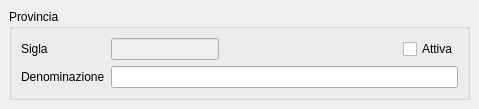
<?xml version="1.0" encoding="UTF-8"?>
<ui version="4.0">
 <class>MainWindow</class>
 <widget class="QMainWindow" name="MainWindow">
  <property name="geometry">
   <rect>
    <x>0</x>
    <y>0</y>
    <width>479</width>
    <height>103</height>
   </rect>
  </property>
  <property name="windowTitle">
   <string>Provincia</string>
  </property>
  <property name="searchcolumns" stdset="0">
   <string>&lt;codice&gt;,&lt;descrizione&gt;</string>
  </property>
  <property name="sortcolumn" stdset="0">
   <number>0</number>
  </property>
  <property name="sortorder" stdset="0">
   <string>&lt;</string>
  </property>
  <widget class="QWidget" name="centralwidget">
   <layout class="QGridLayout" name="gridLayout_2">
    <item row="0" column="0">
     <widget class="QGroupBox" name="groupBox">
      <property name="title">
       <string>Provincia</string>
      </property>
      <layout class="QGridLayout" name="gridLayout">
       <item row="0" column="0">
        <widget class="QLabel" name="label">
         <property name="text">
          <string>Sigla</string>
         </property>
        </widget>
       </item>
       <item row="0" column="1">
        <widget class="QLineEdit" name="lineEdit">
         <property name="enabled">
          <bool>false</bool>
         </property>
         <property name="sizePolicy">
          <sizepolicy hsizetype="Fixed" vsizetype="Fixed">
           <horstretch>0</horstretch>
           <verstretch>0</verstretch>
          </sizepolicy>
         </property>
         <property name="column" stdset="0">
          <string>codice</string>
         </property>
        </widget>
       </item>
       <item row="0" column="2">
        <spacer name="horizontalSpacer">
         <property name="orientation">
          <enum>Qt::Horizontal</enum>
         </property>
         <property name="sizeHint" stdset="0">
          <size>
           <width>138</width>
           <height>20</height>
          </size>
         </property>
        </spacer>
       </item>
       <item row="0" column="3">
        <widget class="QCheckBox" name="checkBox_2">
         <property name="text">
          <string>Attiva</string>
         </property>
         <property name="column" stdset="0">
          <string>bonus</string>
         </property>
        </widget>
       </item>
       <item row="1" column="0">
        <widget class="QLabel" name="label_2">
         <property name="text">
          <string>Denominazione</string>
         </property>
        </widget>
       </item>
       <item row="1" column="1" colspan="3">
        <widget class="QLineEdit" name="lineEdit_2">
         <property name="column" stdset="0">
          <string>descrizione</string>
         </property>
         <property name="search" stdset="0">
          <bool>false</bool>
         </property>
        </widget>
       </item>
      </layout>
     </widget>
    </item>
   </layout>
  </widget>
 </widget>
 <tabstops>
  <tabstop>lineEdit</tabstop>
  <tabstop>lineEdit_2</tabstop>
 </tabstops>
 <resources/>
 <connections/>
</ui>
